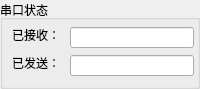
    <widget class="QGroupBox" name="formGroupBox">
     <property name="minimumSize">
      <size>
       <width>200</width>
       <height>89</height>
      </size>
     </property>
     <property name="maximumSize">
      <size>
       <width>200</width>
       <height>89</height>
      </size>
     </property>
     <property name="title">
      <string>串口状态</string>
     </property>
     <widget class="QLabel" name="label">
      <property name="geometry">
       <rect>
        <x>12</x>
        <y>27</y>
        <width>60</width>
        <height>16</height>
       </rect>
      </property>
      <property name="text">
       <string>已接收：</string>
      </property>
     </widget>
     <widget class="QLineEdit" name="lineEdit">
      <property name="geometry">
       <rect>
        <x>70</x>
        <y>27</y>
        <width>124</width>
        <height>21</height>
       </rect>
      </property>
     </widget>
     <widget class="QLabel" name="label_2">
      <property name="geometry">
       <rect>
        <x>12</x>
        <y>55</y>
        <width>60</width>
        <height>16</height>
       </rect>
      </property>
      <property name="text">
       <string>已发送：</string>
      </property>
     </widget>
     <widget class="QLineEdit" name="lineEdit_2">
      <property name="geometry">
       <rect>
        <x>70</x>
        <y>55</y>
        <width>124</width>
        <height>21</height>
       </rect>
      </property>
     </widget>
    </widget>
